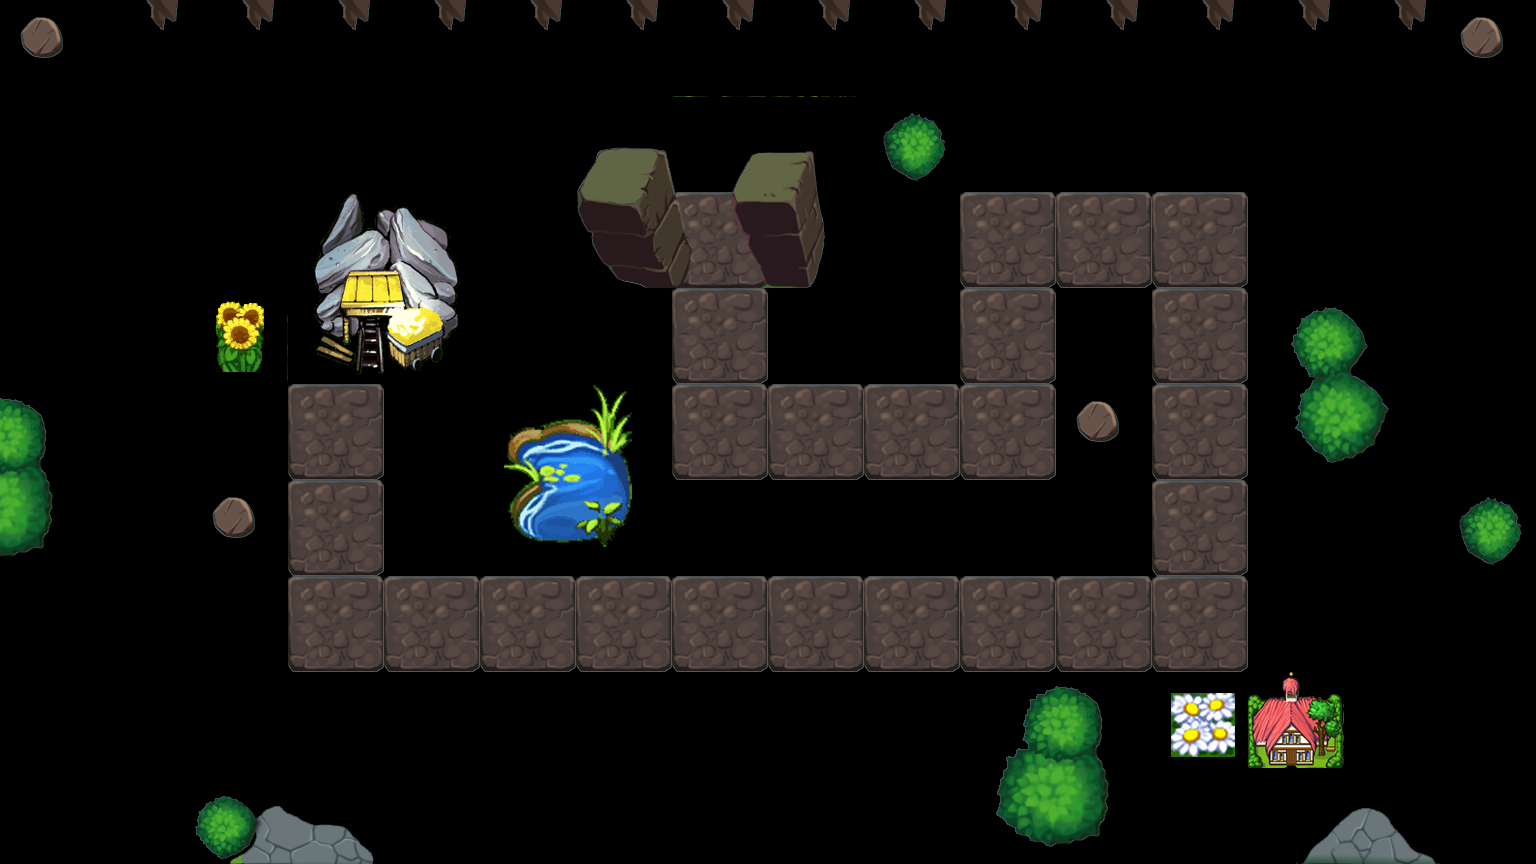

This is a level from a 2D game, rendered from its Tiled map with the project's own tilesets. A one-line summary and the map file follow, with tile-layer data summarised:
An orthogonal 16x9 tile map with 96x96 px tiles, 1 tile layer (bg) and 8 objects (0, 1, 2, 3, 4, ...).

<map version="1.0" orientation="orthogonal" width="16" height="9" tilewidth="96" tileheight="96">
 <tileset firstgid="1" name="tiles" tilewidth="96" tileheight="96">
  <image source="tiles.png" trans="ff00ff" width="768" height="576" />
  <tile id="38">
   <properties>
    <property name="canTouch" value="1" />
   </properties>
  </tile>
 </tileset>
 <layer name="bg" width="16" height="9">
  <data>[144 cells, 144 non-empty, 34 distinct tile ids]</data>
 </layer>
 <objectgroup name="obj" width="16" height="9">
  <object name="0" x="715" y="233" />
  <object name="1" x="742" y="400" />
  <object name="2" x="985" y="394" />
  <object name="3" x="1018" y="218" />
  <object name="4" x="1218" y="215" />
  <object name="5" x="1185" y="585" />
  <object name="6" x="327" y="594" />
  <object name="7" x="358" y="330" />
 </objectgroup>
</map>